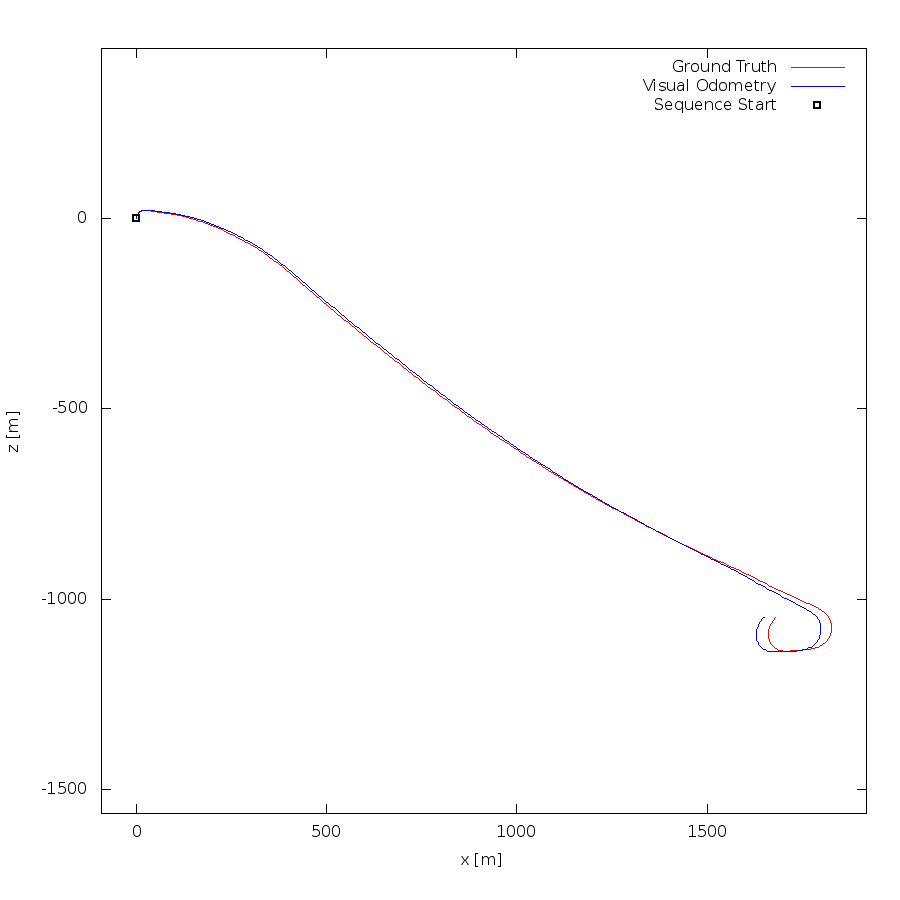

The gnuplot source for this figure:
set term postscript eps enhanced color
set output "01.eps"
set size ratio -1
set xrange [-91:1919]
set yrange [-1563:447]
set xlabel "x [m]"
set ylabel "z [m]"
plot "01.txt" using 1:2 lc rgb "#FF0000" title 'Ground Truth' w lines,"01.txt" using 3:4 lc rgb "#0000FF" title 'Visual Odometry' w lines,"< head -1 01.txt" using 1:2 lc rgb "#000000" pt 4 ps 1 lw 2 title 'Sequence Start' w points
